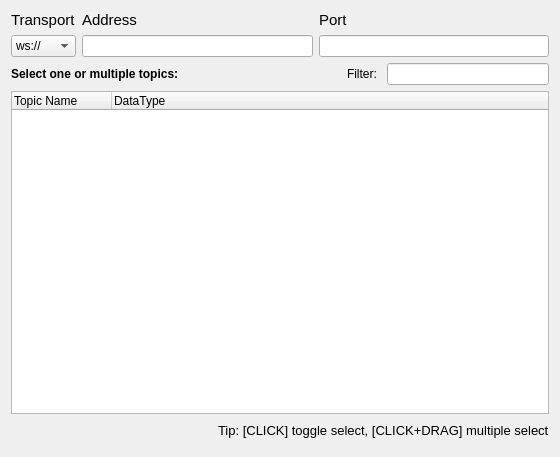
<?xml version="1.0" encoding="UTF-8"?>
<ui version="4.0">
 <class>WebSocketDialog</class>
 <widget class="QWidget" name="WebSocketDialog">
  <property name="geometry">
   <rect>
    <x>0</x>
    <y>0</y>
    <width>560</width>
    <height>457</height>
   </rect>
  </property>
  <property name="windowTitle">
   <string>Form</string>
  </property>
  <layout class="QVBoxLayout" name="verticalLayout_2">
   <item>
    <layout class="QGridLayout" name="gridLayout" columnstretch="0,0,0">
     <item row="1" column="2">
      <widget class="LineEdit" name="lineEditPort"/>
     </item>
     <item row="0" column="1">
      <widget class="QLabel" name="label_3">
       <property name="font">
        <font>
         <pointsize>11</pointsize>
         <weight>50</weight>
         <bold>false</bold>
        </font>
       </property>
       <property name="text">
        <string>Address</string>
       </property>
      </widget>
     </item>
     <item row="1" column="0">
      <widget class="QComboBox" name="comboBox">
       <item>
        <property name="text">
         <string>ws://</string>
        </property>
       </item>
      </widget>
     </item>
     <item row="0" column="0">
      <widget class="QLabel" name="label_2">
       <property name="font">
        <font>
         <pointsize>11</pointsize>
         <weight>50</weight>
         <bold>false</bold>
        </font>
       </property>
       <property name="text">
        <string>Transport</string>
       </property>
      </widget>
     </item>
     <item row="0" column="2">
      <widget class="QLabel" name="label_4">
       <property name="font">
        <font>
         <pointsize>11</pointsize>
         <weight>50</weight>
         <bold>false</bold>
        </font>
       </property>
       <property name="text">
        <string>Port</string>
       </property>
      </widget>
     </item>
     <item row="1" column="1">
      <widget class="LineEdit" name="lineEditAddress"/>
     </item>
    </layout>
   </item>
   <item>
    <layout class="QHBoxLayout" name="horizontalLayout_5">
     <item>
      <widget class="QLabel" name="label_6">
       <property name="font">
        <font>
         <weight>75</weight>
         <bold>true</bold>
        </font>
       </property>
       <property name="text">
        <string>Select one or multiple topics:</string>
       </property>
      </widget>
     </item>
     <item>
      <spacer name="horizontalSpacer">
       <property name="orientation">
        <enum>Qt::Horizontal</enum>
       </property>
       <property name="sizeHint" stdset="0">
        <size>
         <width>40</width>
         <height>20</height>
        </size>
       </property>
      </spacer>
     </item>
     <item>
      <widget class="QLabel" name="label_7">
       <property name="text">
        <string>Filter: </string>
       </property>
      </widget>
     </item>
     <item>
      <widget class="QLineEdit" name="lineEditFilter">
       <property name="maximumSize">
        <size>
         <width>300</width>
         <height>16777215</height>
        </size>
       </property>
       <property name="clearButtonEnabled">
        <bool>true</bool>
       </property>
      </widget>
     </item>
    </layout>
   </item>
   <item>
    <widget class="QTreeWidget" name="topicsList">
     <property name="selectionMode">
      <enum>QAbstractItemView::NoSelection</enum>
     </property>
     <property name="uniformRowHeights">
      <bool>true</bool>
     </property>
     <property name="headerHidden">
      <bool>false</bool>
     </property>
     <property name="columnCount">
      <number>2</number>
     </property>
     <column>
      <property name="text">
       <string>Topic Name</string>
      </property>
     </column>
     <column>
      <property name="text">
       <string>DataType</string>
      </property>
     </column>
    </widget>
   </item>
   <item>
    <layout class="QHBoxLayout" name="horizontalLayout_4">
     <item>
      <spacer name="horizontalSpacer_3">
       <property name="orientation">
        <enum>Qt::Horizontal</enum>
       </property>
       <property name="sizeHint" stdset="0">
        <size>
         <width>40</width>
         <height>20</height>
        </size>
       </property>
      </spacer>
     </item>
     <item>
      <widget class="QLabel" name="label_5">
       <property name="font">
        <font>
         <pointsize>10</pointsize>
        </font>
       </property>
       <property name="text">
        <string>Tip: [CLICK] toggle select, [CLICK+DRAG] multiple select</string>
       </property>
      </widget>
     </item>
    </layout>
   </item>
   <item>
    <widget class="QDialogButtonBox" name="buttonBox">
     <property name="standardButtons">
      <set>QDialogButtonBox::NoButton</set>
     </property>
     <property name="centerButtons">
      <bool>true</bool>
     </property>
    </widget>
   </item>
  </layout>
 </widget>
 <customwidgets>
  <customwidget>
   <class>LineEdit</class>
   <extends>QLineEdit</extends>
   <header>PlotJuggler/line_edit.h</header>
  </customwidget>
 </customwidgets>
 <resources/>
 <connections/>
</ui>
